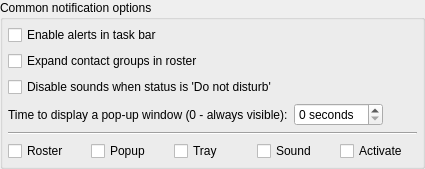
<?xml version="1.0" encoding="UTF-8"?>
<ui version="4.0">
 <class>OptionsWidgetClass</class>
 <widget class="QWidget" name="OptionsWidgetClass">
  <property name="geometry">
   <rect>
    <x>0</x>
    <y>0</y>
    <width>425</width>
    <height>150</height>
   </rect>
  </property>
  <layout class="QVBoxLayout" name="verticalLayout_2">
   <property name="margin">
    <number>0</number>
   </property>
   <item>
    <widget class="QGroupBox" name="grbCommonOptions">
     <property name="title">
      <string>Common notification options</string>
     </property>
     <layout class="QVBoxLayout" name="verticalLayout">
      <property name="margin">
       <number>5</number>
      </property>
      <item>
       <widget class="QCheckBox" name="chbEnableAlerts">
        <property name="text">
         <string>Enable alerts in task bar</string>
        </property>
       </widget>
      </item>
      <item>
       <widget class="QCheckBox" name="chbExpandRosterGroups">
        <property name="text">
         <string>Expand contact groups in roster</string>
        </property>
       </widget>
      </item>
      <item>
       <widget class="QCheckBox" name="chbDisableSoundsWhenDND">
        <property name="text">
         <string>Disable sounds when status is 'Do not disturb'</string>
        </property>
       </widget>
      </item>
      <item>
       <layout class="QHBoxLayout" name="horizontalLayout_2">
        <item>
         <widget class="QLabel" name="lblPopupTimeout">
          <property name="text">
           <string>Time to display a pop-up window (0 - always visible):</string>
          </property>
         </widget>
        </item>
        <item>
         <widget class="QSpinBox" name="spbPopupTimeout">
          <property name="suffix">
           <string> seconds</string>
          </property>
          <property name="maximum">
           <number>60</number>
          </property>
         </widget>
        </item>
        <item>
         <spacer name="horizontalSpacer">
          <property name="orientation">
           <enum>Qt::Horizontal</enum>
          </property>
          <property name="sizeHint" stdset="0">
           <size>
            <width>40</width>
            <height>20</height>
           </size>
          </property>
         </spacer>
        </item>
       </layout>
      </item>
      <item>
       <widget class="Line" name="line">
        <property name="orientation">
         <enum>Qt::Horizontal</enum>
        </property>
       </widget>
      </item>
      <item>
       <layout class="QHBoxLayout" name="horizontalLayout">
        <item>
         <widget class="QCheckBox" name="chbEnableRosterIcons">
          <property name="text">
           <string>Roster</string>
          </property>
         </widget>
        </item>
        <item>
         <widget class="QCheckBox" name="chbEnablePopupWindows">
          <property name="text">
           <string>Popup</string>
          </property>
         </widget>
        </item>
        <item>
         <widget class="QCheckBox" name="chbEnableTrayIcons">
          <property name="text">
           <string>Tray</string>
          </property>
         </widget>
        </item>
        <item>
         <widget class="QCheckBox" name="chbEnableSounds">
          <property name="text">
           <string>Sound</string>
          </property>
         </widget>
        </item>
        <item>
         <widget class="QCheckBox" name="chbEnableAutoActivate">
          <property name="text">
           <string>Activate</string>
          </property>
         </widget>
        </item>
       </layout>
      </item>
     </layout>
    </widget>
   </item>
  </layout>
 </widget>
 <layoutdefault spacing="6" margin="11"/>
 <resources/>
 <connections/>
</ui>
